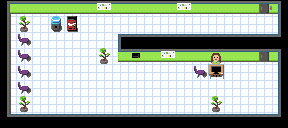

Tiled map render using the project's own tile images. Description and the whole map definition, tile-layer contents included, below:
An orthogonal 18x8 tile map with 16x16 px tiles, 3 tile layers (floor, walls, items).

<map version="1.2" tiledversion="1.2.4" orientation="orthogonal" renderorder="right-down" width="18" height="8" tilewidth="16" tileheight="16" infinite="0" nextlayerid="6" nextobjectid="1">
 <tileset firstgid="1" source="../tilesets/main.tsx" />
 <layer id="1" name="floor" width="18" height="8">
  <data encoding="csv">
1,1,1,1,1,1,1,1,1,1,1,1,1,1,1,1,1,1,
1,1,1,1,1,1,1,1,1,1,1,1,1,1,1,1,1,1,
1,1,1,1,1,1,1,1,1,1,1,1,1,1,1,1,1,1,
1,1,1,1,1,1,1,1,1,1,1,1,1,1,1,1,1,1,
1,1,1,1,1,1,1,1,1,1,1,1,1,1,1,1,1,1,
1,1,1,1,1,1,1,1,1,1,1,1,1,1,1,1,1,1,
1,1,1,1,1,1,1,1,1,1,1,1,1,1,1,1,1,1,
1,1,1,1,1,1,1,1,1,1,1,1,1,1,1,1,1,1
</data>
 </layer>
 <layer id="4" name="walls" width="18" height="8">
  <data encoding="csv">
9,8,8,8,8,8,8,8,8,8,8,8,8,8,8,8,10,7,
2,31,0,0,0,0,0,0,0,0,0,0,0,0,0,0,0,6,
2,35,0,0,0,0,0,41,4,4,4,4,4,4,4,4,4,5,
2,35,0,0,0,0,31,39,8,8,8,8,8,8,8,8,8,7,
2,35,0,0,0,0,0,0,0,0,0,0,35,22,0,0,0,6,
2,35,0,0,0,0,0,0,0,0,0,0,0,0,0,0,0,6,
2,31,0,0,0,0,0,0,0,0,0,0,0,0,0,0,0,6,
3,4,4,4,4,4,4,4,4,4,4,4,4,4,4,4,4,5
</data>
 </layer>
 <layer id="5" name="items" width="18" height="8">
  <properties>
   <property name="name" value="digicodabledoor" />
  </properties>
  <data encoding="csv">
0,0,0,0,0,0,34,0,0,0,0,34,0,0,0,0,29,0,
0,0,0,37,38,0,0,0,0,0,0,0,0,0,0,0,0,0,
0,0,0,0,0,0,0,0,0,0,0,0,0,0,0,0,0,0,
0,0,0,0,0,0,0,0,33,0,34,0,0,23,0,0,10,0,
0,0,0,0,0,0,0,0,0,0,0,0,0,0,0,0,0,0,
0,0,0,0,0,0,0,0,0,0,0,0,0,0,0,0,0,0,
0,0,0,0,0,0,0,0,0,0,0,0,0,31,0,0,0,0,
0,0,0,0,0,0,0,0,0,0,0,0,0,0,0,0,0,0
</data>
 </layer>
</map>
